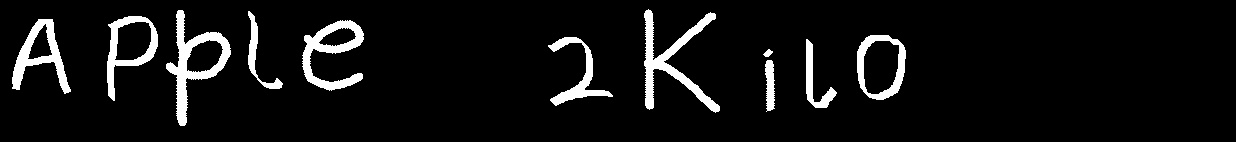
//> input picture tst/Image0.jpg, 1236 x 142 px
$ ./Segmentation Image0.jpg   (built with g++ and OpenCV 4)
//> lines starting //> are read from the running program, lines starting //| are printed output that depends on the picture; after the words box and inside, x2 and y2 are one past the last pixel; in counts of white or black regions, pixels touching at a corner belong together
#include </usr/local/include/opencv2/opencv.hpp>
#include <string.h>
#include <string>
#include <stdlib.h>
#include <sstream>
using namespace cv;
using namespace std;

int main(int argc, char** argv)
{
   // [6 lines of commented-out code are left out]
    Mat3b img = imread(argv[1]);
//> img is the input picture: 142 rows x 1236 cols, CV_8UC3; min 0, max 255, mean 17.8

    // Binarize image. Text is white, background is black
    Mat1b bin;
    cvtColor(img, bin, COLOR_BGR2GRAY);
    bin = bin < 200;
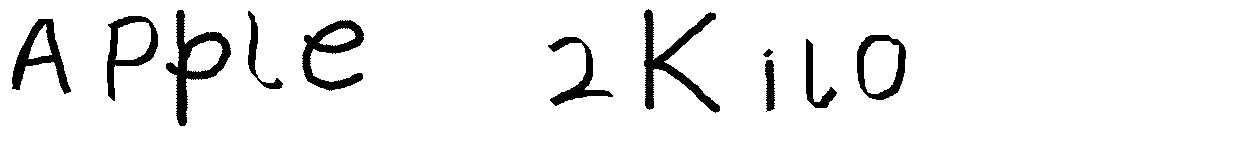
//> bin: 142 rows x 1236 cols, CV_8UC1; 93% white; 11 black regions, largest, box (x1, y1, x2, y2) and area: (644, 9, 720, 113) 2032, (166, 10, 231, 126) 2011, (302, 20, 364, 91) 1657

    // Rotate the image according to the found angle
    Mat1b rotated;
    bin.copyTo(rotated);

   // Mat M = getRotationMatrix2D(box.center, box.angle, 1.0);    //warpAffine(bin, rotated, M, bin.size());

    // Compute horizontal projections
    Mat1f horProj;
    reduce(rotated, horProj, 1, CV_REDUCE_AVG);
//> horProj = 142 values, max 255 at index 0, min 215 at index 40, mean 237.2

    // Remove noise in histogram. White bins identify space lines, black bins identify text lines
    float th = 0;
    Mat1b hist = horProj <= th;
//> hist = 142 values from 0 to 0

    // Get mean coordinate of white pixels groups
    vector<int> ycoords;
    int y = 0;
    int count = 0;
    bool isSpace = false;
    for (int i = 0; i < rotated.rows; ++i)
    {
        if (!isSpace)
        {
            if (hist(i))
            {
                isSpace = true;
                count = 1;
                y = i;
            }
        }
        else
        {
            if (!hist(i))
            {
                isSpace = false;
                ycoords.push_back(y / count);
            }
            else
            {
                y += i;
                count++;
            }
        }
    }
//> after the loop, isSpace = false; count = 0; y = 0
    cout<<"SIZE"<<ycoords.size();
//| SIZE0
    // Draw line as final result
    Mat3b result;
    cvtColor(rotated, result, COLOR_GRAY2BGR);
if(ycoords.size()>0){
    for (int i = 0; i < ycoords.size()-1; i++)
    {
	Rect rect1;
	rect1.x = 0;
	rect1.y = ycoords[i];
	rect1.width = result.size().width;
	rect1.height = ycoords[i+1]-ycoords[i];
        if(rect1.height > 30){
		Mat Image1 = result(rect1);
		//imshow("Display Image", Image1);
		string name = "";
		std::stringstream ss;
		ss << i;
		name = "Image"+ss.str()+".jpg";
		imwrite(name,Image1);
		waitKey(0);
        }
	if(i == ycoords.size()-2){
		Rect rect1;
		rect1.x = 0;
		rect1.y = ycoords[i+1];
		rect1.width = result.size().width;
		rect1.height = result.size().height-ycoords[i+1];
		if(rect1.height > 30){
			Mat Image1 = result(rect1);
			//imshow("Display Image", Image1);
			string name = "";
			std::stringstream ss;
			ss << i+1;
			name = "Image"+ss.str()+".jpg";
			imwrite(name,Image1);
			waitKey(0);
		}
	}
    }
}
else
   cout<<"No coordinates formed";
   return 0;
}

$ run again, on tst/Image2.jpg
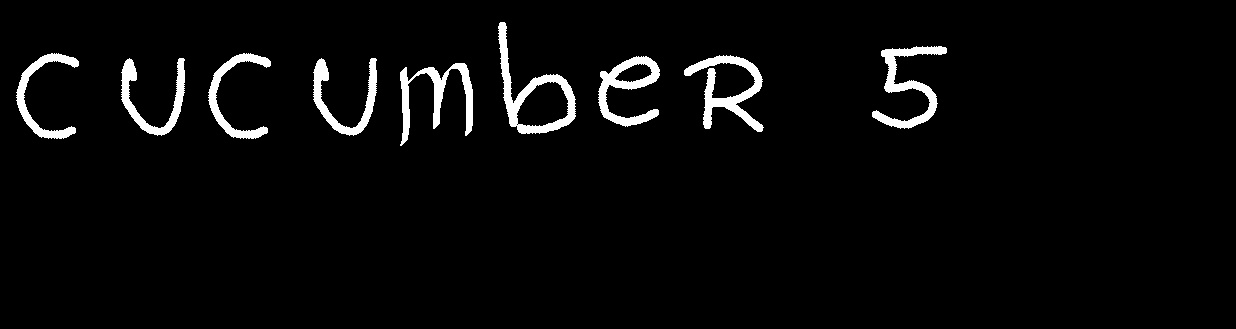
//> input picture tst/Image2.jpg, 1236 x 329 px
//> img is the input picture: 329 rows x 1236 cols, CV_8UC3; min 0, max 255, mean 9.2
//> `bin = bin < 200;`:
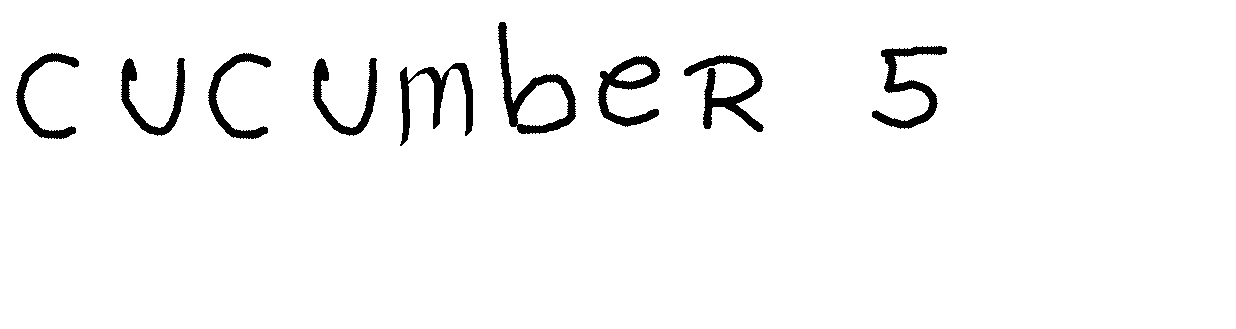
//> bin: 329 rows x 1236 cols, CV_8UC1; 96.4% white; 9 black regions, largest, box (x1, y1, x2, y2) and area: (498, 22, 576, 134) 2076, (684, 55, 764, 132) 1939, (872, 46, 947, 129) 1788
//> horProj = 329 values, max 255 at index 0, min 211.3 at index 82, mean 245.8
//> hist = 329 values from 0 to 0
//> after the loop `for (int i = 0; i < rotated.rows; ++i)`: isSpace = false; count = 0
//| SIZE0
